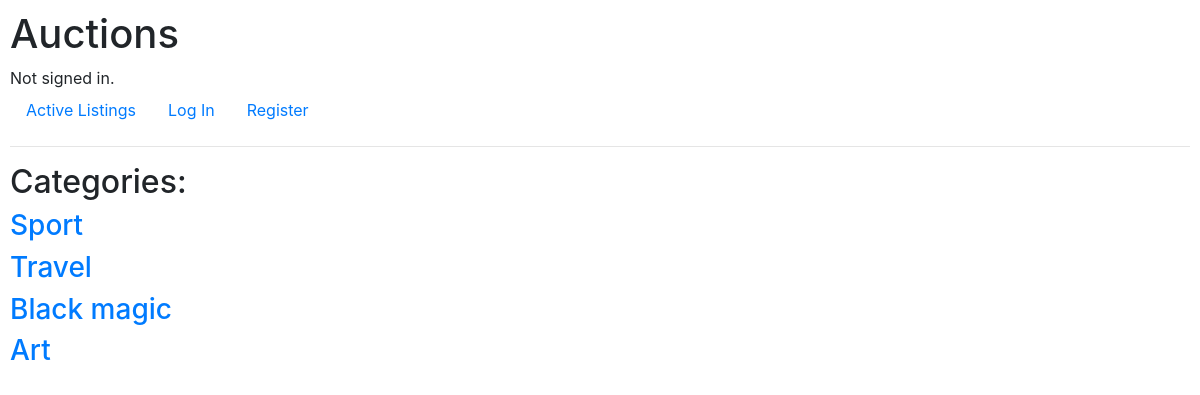
The page /categories on the database as committed earlier.
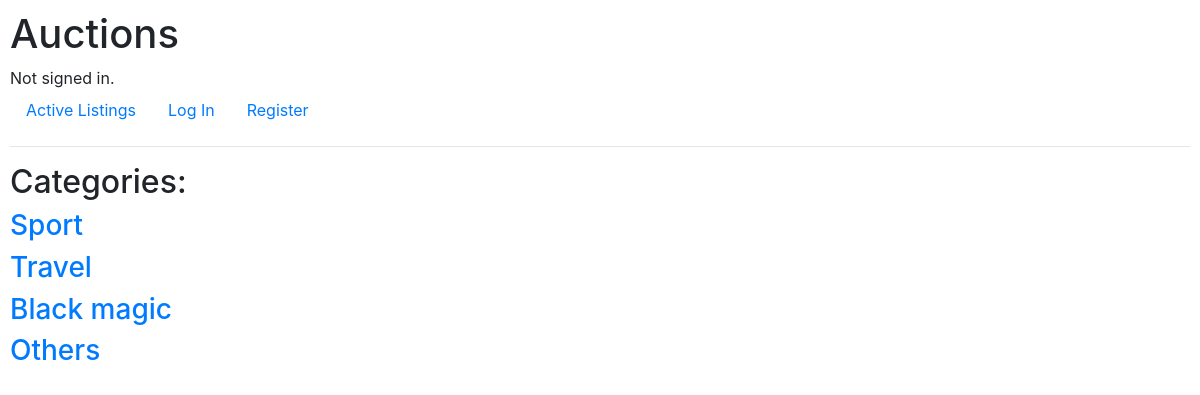
The same page on the database as committed later.
### auctions/models.py (models this page shows, shortened)
class Category(models.Model):
    type = models.CharField(max_length=64)

### auctions/views.py (the view)
# urls.py: path("categories", views.categories, name="categories"),
def categories(request):
    return render(request, "auctions/categories.html", {
        "categories": Category.objects.all()
    })

### auctions/templates/auctions/categories.html
{% extends "auctions/layout.html" %}
{% block body %}
    <div>
        <h2>Categories:</h2>
    </div>
    {% for category in categories %}
    <div>
        <div>
            <a href="{% url 'categories_listing' category=category.id %}"><h3>{{ category.type }}</h2></a>
        </div>
    </div>
    {% endfor %}
{% endblock %}

### auctions/templates/auctions/layout.html (shortened to what this page needs)
{% load static %}
<!DOCTYPE html>
<html lang="en">
<head>
    <link rel="stylesheet" href="https://stackpath.bootstrapcdn.com/bootstrap/4.4.1/css/bootstrap.min.css"
>
    <link href="{% static 'auctions/styles.css' %}" rel="stylesheet">
</head>
<body>
    <h1>Auctions</h1>
    <div>
        {% if user.is_authenticated %}
        Signed in as <strong>{{ user.username }}</strong>.
        {% else %}
        Not signed in.
        {% endif %}
    </div>
    <ul class="nav">
        <li class="nav-item">
            <a class="nav-link" href="{% url 'index' %}">Active Listings</a>
        </li>
        {% if user.is_authenticated %}
        <li>
            <a class="nav-link" href="{% url 'categories' %}">Categories</a>
        </li>
        <li>
            <a class="nav-link" href="{% url 'create_listing' %}">Create Listing</a>
        </li>
        <li>
            <a class="nav-link" href="{% url 'watchlist' %}">Watchlist</a>
        </li>
        <li class="nav-item">
            <a class="nav-link" href="{% url 'logout' %}">Log Out</a>
        </li>
        {% else %}
        <li class="nav-item">
            <a class="nav-link" href="{% url 'login' %}">Log In</a>
        </li>
        <li class="nav-item">
            <a class="nav-link" href="{% url 'register' %}">Register</a>
        </li>
        {% endif %}
    </ul>
    <hr>
    {% block body %}
    {% endblock %}
</body>
</html>

### auctions/static/auctions/styles.css (style rules this page uses)
body { padding: 10px; }

Rows that differ between the two databases and show on the page:
changed Category: type "Art" → "Others"
